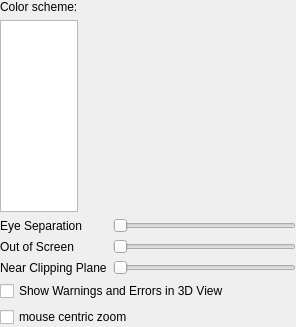
      <widget class="QWidget" name="page3DView">
       <layout class="QVBoxLayout" name="verticalLayout_4">
        <property name="leftMargin">
         <number>0</number>
        </property>
        <property name="topMargin">
         <number>0</number>
        </property>
        <property name="rightMargin">
         <number>0</number>
        </property>
        <property name="bottomMargin">
         <number>0</number>
        </property>
        <item>
         <layout class="QHBoxLayout" name="horizontalLayout" stretch="1,3">
          <item>
           <layout class="QVBoxLayout" name="verticalLayout_2">
            <item>
             <widget class="QLabel" name="label">
              <property name="text">
               <string>Color scheme:</string>
              </property>
             </widget>
            </item>
            <item>
             <widget class="QListWidget" name="colorSchemeChooser">
              <property name="sizePolicy">
               <sizepolicy hsizetype="Expanding" vsizetype="MinimumExpanding">
                <horstretch>0</horstretch>
                <verstretch>0</verstretch>
               </sizepolicy>
              </property>
              <property name="alternatingRowColors">
               <bool>false</bool>
              </property>
              <property name="currentRow">
               <number>-1</number>
              </property>
             </widget>
            </item>
           </layout>
          </item>
          <item>
           <spacer name="horizontalSpacer">
            <property name="orientation">
             <enum>Qt::Horizontal</enum>
            </property>
            <property name="sizeHint" stdset="0">
             <size>
              <width>40</width>
              <height>20</height>
             </size>
            </property>
           </spacer>
          </item>
         </layout>
        </item>
        <item>
         <layout class="QFormLayout" name="formLayout">
          <item row="0" column="0">
           <widget class="QLabel" name="label_14">
            <property name="text">
             <string>Eye Separation</string>
            </property>
           </widget>
          </item>
          <item row="0" column="1">
           <widget class="QSlider" name="horizontalSliderEyeSeparation">
            <property name="orientation">
             <enum>Qt::Horizontal</enum>
            </property>
           </widget>
          </item>
          <item row="1" column="0">
           <widget class="QLabel" name="label_13">
            <property name="text">
             <string>Out of Screen</string>
            </property>
           </widget>
          </item>
          <item row="1" column="1">
           <widget class="QSlider" name="horizontalSliderOutOfScreen">
            <property name="orientation">
             <enum>Qt::Horizontal</enum>
            </property>
            <property name="tickPosition">
             <enum>QSlider::NoTicks</enum>
            </property>
            <property name="tickInterval">
             <number>0</number>
            </property>
           </widget>
          </item>
          <item row="2" column="0">
           <widget class="QLabel" name="label_12">
            <property name="text">
             <string>Near Clipping Plane</string>
            </property>
           </widget>
          </item>
          <item row="2" column="1">
           <widget class="QSlider" name="horizontalSliderNearClippingPlane">
            <property name="orientation">
             <enum>Qt::Horizontal</enum>
            </property>
           </widget>
          </item>
         </layout>
        </item>
        <item>
         <widget class="QCheckBox" name="checkBoxShowWarningsIn3dView">
          <property name="text">
           <string>Show Warnings and Errors in 3D View</string>
          </property>
          <property name="checked">
           <bool>false</bool>
          </property>
         </widget>
        </item>
        <item>
         <widget class="QCheckBox" name="checkBoxMouseCentricZoom">
          <property name="text">
           <string>mouse centric zoom</string>
          </property>
          <property name="checked">
           <bool>false</bool>
          </property>
         </widget>
        </item>
       </layout>
      </widget>
